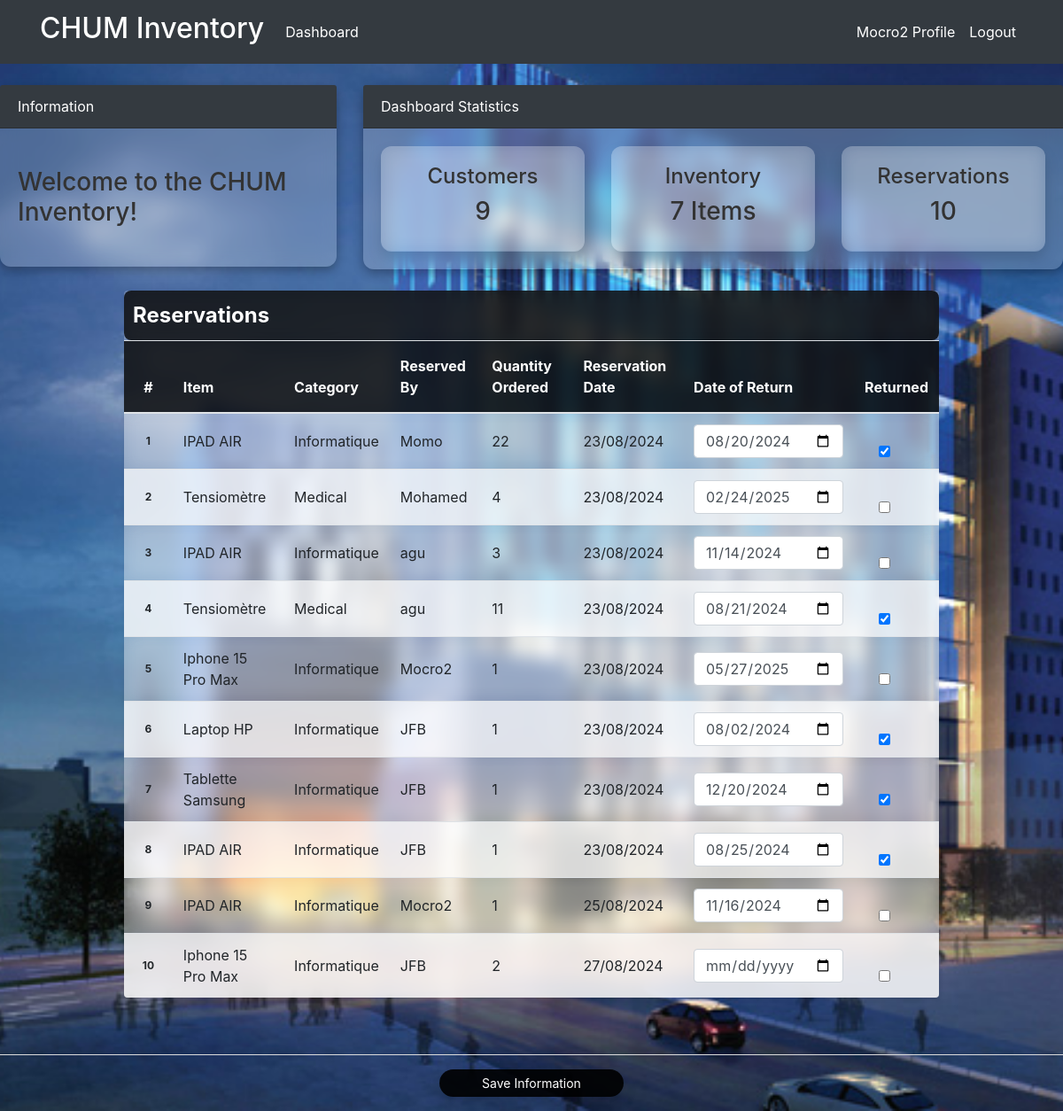
/reservations/ (signed in), run on the app's committed database.
### dashboard/models.py (models this page shows, shortened)
class Order(models.Model):
    product = models.ForeignKey(Product, on_delete=models.CASCADE, null=True)
    client = models.ForeignKey(User, models.CASCADE, null=True)
    order_quantity = models.PositiveBigIntegerField(null=True)
    date = models.DateTimeField(auto_now_add=True)
    date_of_return = models.DateField(null=True, blank=True)  # New field
    returned = models.BooleanField(default=False)  # New field to track return status
    class Meta:
        verbose_name_plural = "Reservations"

class Product(models.Model):
    name = models.CharField(max_length=100, null=True)
    category = models.CharField(max_length=20, choices=CATEGORY, null=True)
    quantity = models.PositiveIntegerField(null=True)
    class Meta:
        verbose_name_plural = "CHUM Inventory"

### dashboard/views.py (the view)
# urls.py: path('reservations/', views.reservations, name='dashboard-order'),
@login_required
def reservations(request):
    orders = Order.objects.all()
    order_count = orders.count()
    customer_count = User.objects.all().count()
    product = Product.objects.all()
    product_count = product.count()
    context = {
        'orders': orders,
        'customer_count': customer_count,
        'product_count': product_count,
        'order_count': order_count,
    }
    return render(request, 'dashboard/reservations.html', context)

### templates/dashboard/reservations.html (shortened to what this page needs)
{% extends 'partials/base.html' %}
{% block content %}
{% include 'partials/topnav.html' %}
<div class="container mt-4">
    <div class="row justify-content-center">
        <div class="col-lg-10">
            <form id="reservationForm" method="POST" action="{% url 'dashboard-order-saveDate' %}" onsubmit="handleFormSubmit(event)">
                <div class="table-responsive shadow-sm rounded mb-5">
                    <div class="table-title">Reservations</div>
                    <table class="table table-hover mb-0">
                        <thead>
                            <tr>
                                <th scope="col" class="py-3 text-center">#</th>
                                <th scope="col" class="py-3">Item</th>
                                <th scope="col" class="py-3">Category</th>
                                <th scope="col" class="py-3">Reserved By</th>
                                <th scope="col" class="py-3">Quantity Ordered</th>
                                <th scope="col" class="py-3">Reservation Date</th>
                                <th scope="col" class="py-3">Date of Return</th>
                                <th scope="col" class="py-3 text-center">Returned</th>
                            </tr>
                        </thead>
                        <tbody>
                            {% for order in orders %}
                            <tr>
                                <td class="align-middle text-center font-weight-bold">
                                    <span class="badge custom-badge">{{ forloop.counter }}</span>
                                </td>
                                <td class="align-middle">{{ order.product.name }}</td>
                                <td class="align-middle">{{ order.product.category }}</td>
                                <td class="align-middle text-nowrap">{{ order.client.username }}</td>
                                <td class="align-middle">{{ order.order_quantity }}</td>
                                <td class="align-middle">{{ order.date|date:"d/m/Y" }}</td>
                                <td class="align-middle">
                                    <input type="date" name="date_of_return_{{ order.id }}" value="{{ order.date_of_return|date:'Y-m-d' }}" class="form-control">
                                </td>
                                <td class="text-center align-middle">
                                    <input type="checkbox" name="returned_{{ order.id }}" {% if order.returned %}checked{% endif %} class="form-check-input">
                                </td>
                            </tr>
                            {% endfor %}
                        </tbody>
                    </table>
                </div>
                <div style="height: 80px;"></div>
                <div class="fixed-bottom text-center py-3 shadow-lg" style="border-top: 1px solid #ddd; background: transparent;">
                    <button type="submit" class="btn btn-success btn-lg px-5 shadow" style="border-radius: 20px;">Save Information</button>
                </div>
            </form>
        </div>
    </div>
</div>
{% endblock %}

### templates/partials/nav.html (shortened to what this page needs)
<nav class="navbar navbar-expand-lg navbar-dark bg-dark">
    <div class="container">
        {% if user.is_authenticated %}
        <a class="navbar-brand text-white" href="{% url 'dashboard-index' %}"><h2>CHUM Inventory </h2></a>
        <div class="collapse navbar-collapse" id="navbarSupportedContent">
            <ul class="navbar-nav mr-auto">
                <li class="nav-item active">
                    <a class="nav-link text-white" href="{% url 'dashboard-index' %}">Dashboard </a>
                </li>
            </ul>
            <ul class="navbar-nav ml-auto">
                <li class="nav-item active">
                    <a class="nav-link text-white" href="{% url 'user-profile' %}">{{ user.username }} Profile
                    </a>
                </li>
                <li class="nav-item active">
                    <a class="nav-link text-white" href="#" onclick="event.preventDefault(); document.getElementById('logout-form').submit();">
                        Logout
                    </a>
                </li>
            </ul>
            {% endif %}
        </div>
    </div>
</nav>

### static/style.css (style rules this page uses)
body { background: rgb(230, 227, 227); }

### templates/partials/base.html (style rules this page uses)
.custom-badge { font-size: 0.55 rem; padding: 0.5rem 0.55rem; }

### templates/dashboard/reservations.html (style rules this page uses)
body { background: url('/media/background-image.png') no-repeat center center fixed; background-size: cover; }
.table-responsive { backdrop-filter: blur(10px); -webkit-backdrop-filter: blur(10px); background: rgba(255, 255, 255, 0.2); border-radius: 12px; padding: 0; }
.table-title { backdrop-filter: blur(10px); -webkit-backdrop-filter: blur(10px); background: rgba(0, 0, 0, 0.8); color: white; padding: 10px; border-radius: 8px; margin-bottom: 0; text-align: left; font-size: 1.5rem; font-weight: bold; }
tbody tr { background: rgba(255, 255, 255, 0.2); }
tbody tr:nth-of-type(odd) { backdrop-filter: blur(10px); -webkit-backdrop-filter: blur(10px); background: rgba(255, 255, 255, 0.2); }
tbody tr:nth-of-type(even) { background: rgba(255, 255, 255, 0.8); }
thead th { background-color: rgba(0, 0, 0, 0.8); color: white; font-weight: bold; }
.btn-success, .btn-danger { border-radius: 20px; border: none; padding: 5px 15px; font-size: 0.875rem; transition: background 0.3s ease, transform 0.2s ease; }
.btn-success { background-color: rgba(0, 0, 0, 0.9); }

### data on the page
Order: product.name "IPAD AIR", product.category "Informatique", client.username "Momo", order_quantity "22", date "23/08/2024", date_of_return "08/20/2024", returned "☑"
Order: product.name "Tensiomètre", product.category "Medical", client.username "Mohamed", order_quantity "4", date "23/08/2024", date_of_return "02/24/2025"
Order: product.name "IPAD AIR", product.category "Informatique", client.username "agu", order_quantity "3", date "23/08/2024", date_of_return "11/14/2024"
Order: product.name "Tensiomètre", product.category "Medical", client.username "agu", order_quantity "11", date "23/08/2024", date_of_return "08/21/2024", returned "☑"
Order: product.name "Iphone 15 Pro Max", product.category "Informatique", client.username "Mocro2", order_quantity "1", date "23/08/2024", date_of_return "05/27/2025"
Order: product.name "Laptop HP", product.category "Informatique", client.username "JFB", order_quantity "1", date "23/08/2024", date_of_return "08/02/2024", returned "☑"
Order: product.name "Tablette Samsung", product.category "Informatique", client.username "JFB", order_quantity "1", date "23/08/2024", date_of_return "12/20/2024", returned "☑"
Order: product.name "IPAD AIR", product.category "Informatique", client.username "JFB", order_quantity "1", date "23/08/2024", date_of_return "08/25/2024", returned "☑"
Order: product.name "IPAD AIR", product.category "Informatique", client.username "Mocro2", order_quantity "1", date "25/08/2024", date_of_return "11/16/2024"
Order: product.name "Iphone 15 Pro Max", product.category "Informatique", client.username "JFB", order_quantity "2", date "27/08/2024"

### other printed values
{{ user.username }} "Mocro2"
{{ customer_count }} "9"
{{ product_count }} "7"
{{ order_count }} "10"
